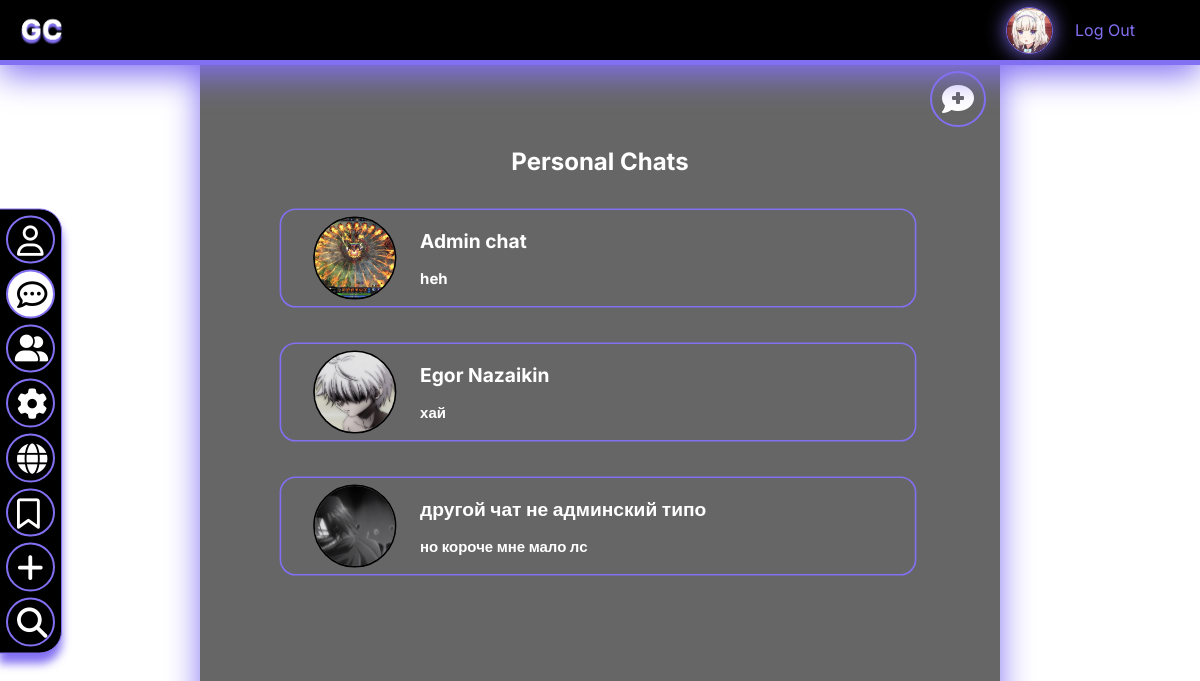
/chatlist (signed in), run on the app's committed database.
### chat/models.py (models this page shows)
class Message(models.Model):
    chat = models.ForeignKey(to=Chat, on_delete=models.CASCADE,
                             verbose_name=_('chat'))
    author = models.ForeignKey(to=User, on_delete=models.CASCADE,
                               verbose_name=_('author'))
    content = models.TextField(verbose_name=_('content'))
    is_read = models.BooleanField(default=False,
                                  verbose_name=_('message has been read'))
    date_create = models.DateTimeField(auto_now=True,
                                       verbose_name=_('date of creation'))
    class Meta:
        verbose_name = _('message')
        verbose_name_plural = _('messages')

class Chat(models.Model):
    name = models.CharField(max_length=50, blank=True,
                            verbose_name=_('chat name'))
    avatar = models.ImageField(upload_to="images/chat_avatars/",
                               default="images/DEFAULT_CHAT_AVATAR.jpg",
                               blank=True)
    is_multy = models.BooleanField(default=False,
                                   verbose_name=_('is multichat'))
    date_create = models.DateTimeField(auto_now=True,
                                       verbose_name=_('date of creation'))
    class Meta:
        verbose_name = _('chat')
        verbose_name_plural = _('chats')

### chat/views.py (the view)
# urls.py: path('chatlist', chat_views.chat_list, name='chat-list'),
@login_required
def chat_list(request):
    def clear(chats):
        for chat in chats:
            if chat['last_message'] is not None:
                yield chat
    context = {}
    chats_objects = get_chats(request.user)
    chats = [generate_chat(chat, request.user)
             for chat
             in chats_objects]
    context['chats'] = clear(chats)
    return render(request, 'chatlist.html', context)

### chat/utils.py (called while the page is built)
def get_chats(user) -> list:
    chats = [access.chat
             for access
             in Access.objects.filter(user=user)
             if access.mode != 0]
    return chats

def generate_chat(chat: Chat, current_user: User) -> dict:
    response = {'id': chat.id,
                'name': get_chat_name(chat, current_user),
                'avatar': get_chat_avatar(chat, current_user),
                'last_message': get_last_message(chat),
                'is_multy': chat.is_multy,
                'info_link': get_chat_info_link(chat, current_user)}
    return response

def get_last_message(chat: Chat) -> Message:
    message = Message.objects.filter(chat=chat).last()
    return message

def get_interlocutor(chat: Chat, current_user: User) -> User | None:
    if chat.is_multy:
        return None
    members = [access.user
               for access
               in Access.objects.filter(chat=chat)]
    for member in members:
        if member == current_user:
            continue
        interlocutor = member
    return interlocutor

def get_chat_name(chat: Chat, current_user: User) -> str:
    if chat.is_multy:
        return chat.name
    friend = get_interlocutor(chat, current_user)
    friend = get_profile(friend)
    return f'{friend.name} {friend.surname}'

def get_chat_avatar(chat: Chat, current_user: User) -> ImageFieldFile:
    if chat.is_multy:
        return chat.avatar
    friend = get_interlocutor(chat, current_user)
    friend = get_profile(friend)
    return friend.avatar

def get_chat_info_link(chat: Chat, current_user: User):
    if chat.is_multy:
        return reverse('multychat-info', args=[chat.id])
    else:
        return reverse('profile', args=[get_interlocutor(chat, current_user).id])

### main/context_processors.py (called while the page is built, shortened)
def get_self_profile(request):
    if request.user.is_authenticated:
        profile = Profile.objects.get(user=request.user)
    context = {'self_profile': {'id': profile.id,
                           'name': profile.name,
                           'surname': profile.surname,
                           'full_name': f'{profile.name} {profile.surname}',
                           'avatar': profile.avatar,
                           }}
    return context

### users/utils.py (called while the page is built)
def get_profile(user: User) -> Profile:
    profile = Profile.objects.get(user=user)
    return profile

### chat/templates/chatlist.html (shortened to what this page needs)
{% extends 'base.html' %}
{% load static %}
{% block style %}<link rel="stylesheet" href="{% static '/css/chatlist.css' %}">{% endblock %}
{% block content %}
    <div class="chat_box">
        <a href="{% url 'new-multychat' %}" class = "create_chat"><i class="fa-solid fa-comment-medical create"></i></a>
        <h2 style="text-align:center;"> Personal Chats </h2>
        {% for chat in chats %}
        <a href="{% url 'chat' chat.id %}">
            <div class="chat_item">
                <img class="chat-user-pic image_avatar" src="{{chat.avatar.url}}">
                <div class="chat_texts">
                <h2>{{ chat.name }}</h2>
                {% if chat.last_message %}
                <h3 id="last_message">{{ chat.last_message.content }}</h3>
                {% endif %}
                </div>
            </div>
        </a>
        {% endfor %}
    </div>
{% endblock %}

### main/templates/base.html (shortened to what this page needs)
{% load static %}
<!DOCTYPE html>
<html lang="en">
<head>
    <link rel="stylesheet" href="{% static '/css/base.css' %}">
    {% block style %}{% endblock %}
</head>
<body>
<header>
    <div class = "header_menu">
        <a href = "{% url 'home' %}" class = "logo_h">
            <img src = "{% static '/images/logo.png' %}" class = "logo_h" alt = "Home Page">
        </a>
    </div>
    {% if user.is_authenticated %}
        <div class="auth_box">
            <img class="image_avatar header_avatar" src="{{self_profile.avatar.url}}" alt="">
            <a href="{% url 'logout' %}" class="auth_btn ">Log Out</a>
        </div>
    {% else %}
        <div class="auth_box">
            <a href="{% url 'registration' %}" class="auth_reg_btn">Registration</a>
            <a href="{% url 'login' %}" class="auth_btn">Log In</a>
        </div>
     {% endif %}
</header>
<div class = "navigation">
    <div  class = "side_menu">
        <div id = "prof" class = "side_icon">
            <a class = "hr" href = "{% url 'self-profile' %}">
                <i class="fa-regular fa-user icona"></i>
            </a>
        </div>
        <div  id = "mes" class = "side_icon">
            <a class = "hr" href = "{% url 'chat-list' %}">
                <i class="fa-regular fa-comment-dots icona"></i>
            </a>
        </div>
        {% if user.is_authenticated %}
        <div  id = "friend" class = "side_icon">
            <a class = "hr" href = "{% url 'friend-list' self_profile.id %}">
                <i class="fa-solid fa-user-group icona"></i>
            </a>
        </div>
        {% else %}
        <div  id = "friend" class = "side_icon">
            <a class = "hr" href = "{% url 'chat-list' %}">
                <i class="fa-solid fa-user-group icona"></i>
            </a>
        </div>
        {% endif %}
        <div  id = "set" class = "side_icon">
            <a class = "hr" href = "{% url 'setting' %}">
                <i class="fa-solid fa-gear icona"></i>
            </a>
        </div>
        <div id = "glob" class = "side_icon">
            <a class = "hr" href = "{% url 'home' %}">
                <i class="fa-solid fa-globe icona"></i>
            </a>
        </div>
        <div  id = "book" class = "side_icon">
            <a class = "hr" href = "{% url 'bookmarks' %}">
                <i class="fa-regular fa-bookmark icona"></i>
            </a>
        </div>
        <div  id = "add" class = "side_icon">
            <a class = "hr" href = "{% url 'addpost' %}">
                <i class="fa-sharp fa-solid fa-plus icona"></i>
            </a>
        </div>
        <div  id = "f" class = "side_icon">
            <a class = "hr" href = "{% url 'findfriend' %}">
                <i class="fa-solid fa-magnifying-glass icona"></i>
            </a>
        </div>
    </div>
</div>
<div class = "main">
    {% block content %}
    {% endblock %}
</div>
</body>
</html>

### main/static/css/base.css (style rules this page uses)
body { background-image: url("../../static/images/background.jpg"); background-size: cover; background-attachment: fixed; margin: 0; font-family: 'Inter', sans-serif; }
header { display: flex; align-items: center; color: white; background-color: #000000; border-bottom: #8270F2 solid 5px; width: 100%; height: 7%; position: fixed; z-index: 1; box-shadow: 0px 10px 33px #8270f2; }
.header_menu { width: 100%; height: 100%; background-color: black; }
.logo_h { height: 100%; display: flex; }
.main { display: flex; }
.navigation { display: inline-flex; width: 10%; position: fixed; margin-top: 10%; }
.side_icon { width: calc(24px + 11 * (200vw / 1280)); height: calc(24px + 11 * (200vw / 1280)); background-color: black; border-radius: 1000px; margin: 6px; color:white; border: 2px solid #8270F2; transition:0.3s; }
.now-side_icon { width: calc(24px + 11 * (200vw / 1280)); height: calc(24px + 11 * (200vw / 1280)); background-color: white; color: black; border-radius: 1000px; margin: 6px; border: 2px solid #8270F2; transition: 0.3s; }
.icona { color: white; margin-left:20%; margin-top: 18%; font-size: calc(17px + 11 * (130vw / 1280)); transition: 0.3s; }
.now-icona { color: black; margin-left:20%; margin-top: 18%; font-size: calc(17px + 11 * (130vw / 1280)); transition: 0.3s; }
.side_menu { background-color: black; border-top-right-radius: calc((24px + 11 * (200vw / 1280)) / 2); border-bottom-right-radius: calc((24px + 11 * (200vw / 1280)) / 2); position: fixed; border: solid 1px #8270F2; box-shadow: 0px 10px 10px #8270F2; transform: translateY(-50%); top: 50%; max-height: 80%; left:-1px; }
.auth_btn { background: transparent; color: #8270F2; font-family: 'Inter', sans-serif; border: 2px solid black; margin-right:50px; transition: all 0.3s; }
.auth_box { width:250px; height: 100%; display:flex; justify-content:center; align-items:center; }
.fa-user-group { font-size: calc(17px + 8 * (130vw / 1280)); margin-left:15%; margin-top:18%; }
a { text-decoration: none; }
.image_avatar { aspect-ratio: 1/1; object-fit: cover; }
.header_avatar { height: 5.6vh; border-radius: 100%; margin-right: 20px; box-shadow: 0px 0px 20px #8270F2; border: 1px solid #8270F2; }

### main/static/css/chatlist.css (style rules this page uses)
.chat_box { background-color: rgba(0,0,0,60%); width: 800px; min-height: 100vh; margin: 0 auto; color: white; padding-top: calc(7vh + 5px); border-radius: 50px; box-shadow: 0px 0px 33px #8270F2; }
.chat_item { display:flex; align-items:center; justify-content: start; width: 99%; height: 120px; transform: scale(0.8,0.8); transition: all 0.5s; border-radius: 20px; border: 2px solid #8270F2; margin-top: 10px; margin-bottom: 10px; color: white; }
.chat_texts { text-decoration: none; word-wrap: break-word; word-break: break-all; }
.chat-user-pic { width: 100px; margin-left:5%; margin-right:30px; border: 2px solid #000; border-radius: 100%; }
.create { color:white; font-size:200%; border: #8270F2 solid 2px; padding:10px; margin:10px; margin-bottom:0px; border-radius:200px; transition:0.5s; }
.create_chat { position: relative; left: 90%; }

### data on the page
Message: shows a picture, name "Admin chat", last_message.content "heh"
Message: shows a picture, name "Egor Nazaikin", last_message.content "хай"
Message: shows a picture, name "другой чат не админский типо", last_message.content "но короче мне мало лс"
